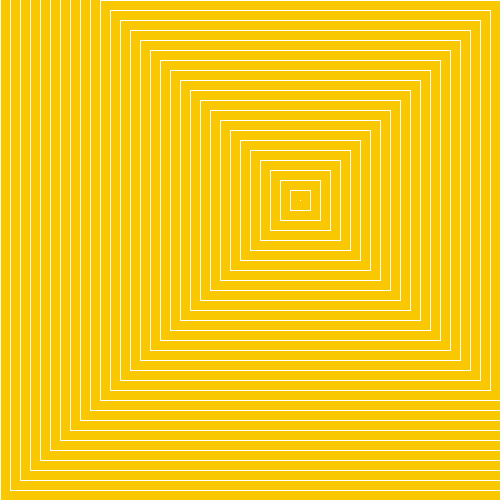
Frame 1 (no input)
Frame 2 (the mouse pressed at the canvas centre, redrawn once): identical to frame 1, image omitted

The Processing sketch that drew this single still picture (run headless with seeded random() and noise(); the mouse was pressed at the canvas centre and the sketch redrawn once):

// Processing sketch: sketch_140324h
// ── sketch_140324h.pde
void setup() {
  size(500, 500);
  background(250,200,0,10);
  smooth();
  noLoop();
  stroke(255);
  noFill();
  rectMode(CENTER);
}
void draw() {
  weirdSquare(100, 300, 300, 200);
}

void weirdSquare(int size, int number, int x, int y) { 
  for (int counter = number; 
counter > 0; counter-=5) {
      rect(x, y, size, size);
    size-=20;
  }
  
}
